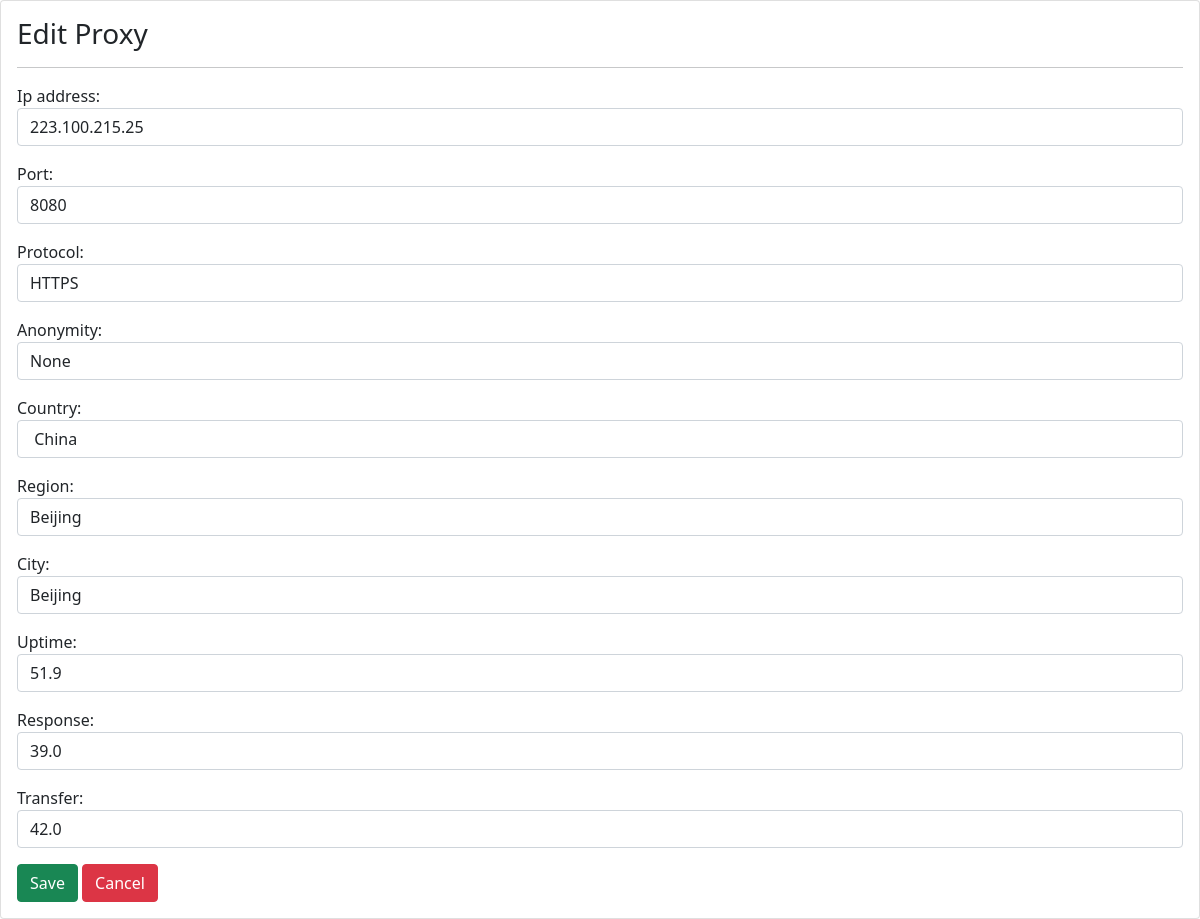
The page /edit/388 on the database its author committed.
### app/models.py (models this page shows)
class Proxylist(models.Model):
    ip_address = models.CharField(max_length=255)
    port = models.IntegerField(blank=True, null=True)
    protocol = models.CharField(max_length=255, blank=True, null=True)
    anonymity = models.CharField(max_length=255, blank=True, null=True)
    country = models.CharField(max_length=255, blank=True, null=True)
    region = models.CharField(max_length=255, blank=True, null=True)
    city = models.CharField(max_length=255, blank=True, null=True)
    uptime = models.FloatField(blank=True, null=True)
    response = models.FloatField(blank=True, null=True)
    transfer = models.FloatField(blank=True, null=True)

### app/views.py (the view)
# urls.py: path('edit/<int:proxy_pk>', views.EditProxy, name='editproxy' ),
def EditProxy(request, proxy_pk):
    proxy = Proxylist.objects.get(pk = proxy_pk)
    form = ProxyForm(request.POST or None, instance = proxy )
    if request.POST:
        if form.is_valid():
            form.save()
            return redirect('home')
    context = {
        'form' : form,
        'proxy' : proxy.id
    }
    return render(request, 'child/editproxy.html', context)

### app/forms.py
class ProxyForm(forms.ModelForm):
    class Meta:
        model = Proxylist
        exclude = ()
        widgets = {
            'ip_address' : forms.TextInput(attrs={'class' : 'form-control', 'autofocus' : '' }),
            'port' : forms.NumberInput(attrs={'class' : 'form-control' }),
            'protocol' : forms.TextInput(attrs={'class' : 'form-control'}),
            'anonymity' : forms.TextInput(attrs={'class' : 'form-control'}),
            'country' : forms.TextInput(attrs={'class' : 'form-control'}),
            'region' : forms.TextInput(attrs={'class' : 'form-control'}),
            'city' : forms.TextInput(attrs={'class' : 'form-control'}),
            'uptime' : forms.NumberInput(attrs={'class' : 'form-control' }),
            'response' : forms.NumberInput(attrs={'class' : 'form-control' }),
            'transfer' : forms.NumberInput(attrs={'class' : 'form-control' }),
        }

### app/templates/child/editproxy.html (shortened to what this page needs)
{% extends 'base.html' %}
{% block content %}
    <div class="card">
        <div class="card-body">
            <h3>Edit Proxy</h3>
            <hr>
            <form action="{% url 'editproxy' proxy %}" method="post">
                {{ form.as_p }}
                <button class="btn btn-success" type = "submit">Save</button>
                <a href="{% url 'home' %}" class="btn btn-danger">Cancel</a>
            </form>
        </div>
    </div>
{% endblock content %}

### rows shown on the page
Proxylist: ip_address "223.100.215.25", port "8080", protocol "HTTPS", anonymity "None", country "China", region "Beijing", city "Beijing", uptime "51.9", response "39.0", transfer "42.0"
